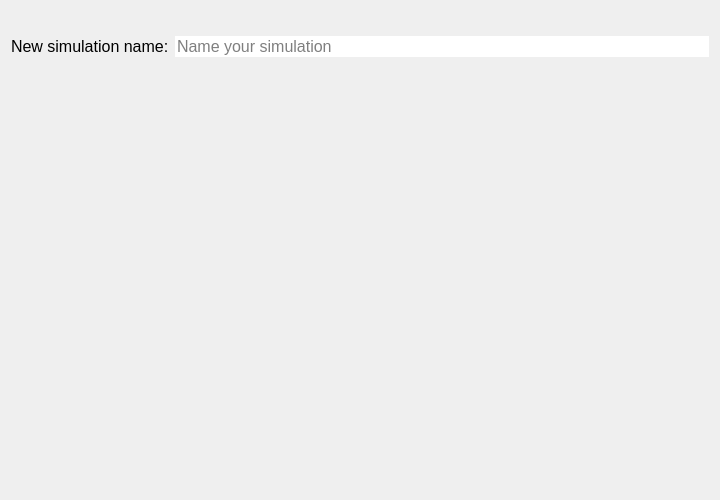
<?xml version="1.0" encoding="UTF-8"?>
<ui version="4.0">
 <class>Form</class>
 <widget class="QWidget" name="Form">
  <property name="windowModality">
   <enum>Qt::NonModal</enum>
  </property>
  <property name="geometry">
   <rect>
    <x>0</x>
    <y>0</y>
    <width>720</width>
    <height>500</height>
   </rect>
  </property>
  <property name="sizePolicy">
   <sizepolicy hsizetype="Fixed" vsizetype="Minimum">
    <horstretch>0</horstretch>
    <verstretch>0</verstretch>
   </sizepolicy>
  </property>
  <property name="windowTitle">
   <string>Form</string>
  </property>
  <property name="autoFillBackground">
   <bool>true</bool>
  </property>
  <layout class="QGridLayout" name="gridLayout">
   <item row="2" column="0">
    <widget class="QLabel" name="label">
     <property name="sizePolicy">
      <sizepolicy hsizetype="Fixed" vsizetype="Minimum">
       <horstretch>0</horstretch>
       <verstretch>0</verstretch>
      </sizepolicy>
     </property>
     <property name="font">
      <font>
       <family>Segoe UI</family>
       <pointsize>12</pointsize>
      </font>
     </property>
     <property name="text">
      <string>New simulation name:</string>
     </property>
    </widget>
   </item>
   <item row="0" column="0" colspan="2">
    <layout class="QVBoxLayout" name="svg_lout"/>
   </item>
   <item row="2" column="1">
    <widget class="QLineEdit" name="le_sim_name">
     <property name="sizePolicy">
      <sizepolicy hsizetype="Preferred" vsizetype="Fixed">
       <horstretch>0</horstretch>
       <verstretch>0</verstretch>
      </sizepolicy>
     </property>
     <property name="font">
      <font>
       <family>Segoe UI</family>
       <pointsize>12</pointsize>
      </font>
     </property>
     <property name="autoFillBackground">
      <bool>false</bool>
     </property>
     <property name="styleSheet">
      <string notr="true">QLineEdit {background-color: white;}</string>
     </property>
     <property name="frame">
      <bool>false</bool>
     </property>
     <property name="placeholderText">
      <string>Name your simulation</string>
     </property>
    </widget>
   </item>
   <item row="3" column="0">
    <spacer name="verticalSpacer">
     <property name="orientation">
      <enum>Qt::Vertical</enum>
     </property>
     <property name="sizeHint" stdset="0">
      <size>
       <width>20</width>
       <height>40</height>
      </size>
     </property>
    </spacer>
   </item>
   <item row="1" column="0">
    <spacer name="verticalSpacer_2">
     <property name="orientation">
      <enum>Qt::Vertical</enum>
     </property>
     <property name="sizeType">
      <enum>QSizePolicy::Fixed</enum>
     </property>
     <property name="sizeHint" stdset="0">
      <size>
       <width>20</width>
       <height>25</height>
      </size>
     </property>
    </spacer>
   </item>
  </layout>
 </widget>
 <resources/>
 <connections/>
</ui>
